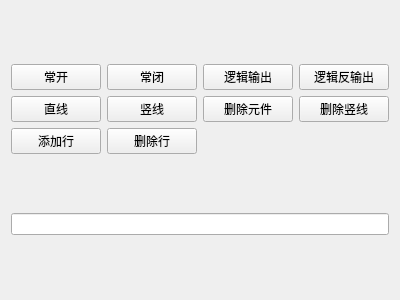
<?xml version="1.0" encoding="UTF-8"?>
<ui version="4.0">
 <class>EventSimulatorDialog</class>
 <widget class="QDialog" name="EventSimulatorDialog">
  <property name="geometry">
   <rect>
    <x>0</x>
    <y>0</y>
    <width>400</width>
    <height>300</height>
   </rect>
  </property>
  <property name="windowTitle">
   <string>Dialog</string>
  </property>
  <layout class="QVBoxLayout" name="verticalLayout">
   <item>
    <layout class="QGridLayout" name="gridLayout">
     <item row="0" column="1">
      <layout class="QGridLayout" name="gridLayout_2">
       <item row="0" column="0">
        <widget class="QPushButton" name="btnLd">
         <property name="text">
          <string>常开</string>
         </property>
         <property name="autoDefault">
          <bool>false</bool>
         </property>
        </widget>
       </item>
      </layout>
     </item>
     <item row="0" column="2">
      <layout class="QGridLayout" name="gridLayout_3">
       <item row="0" column="0">
        <widget class="QPushButton" name="btnLdi">
         <property name="text">
          <string>常闭</string>
         </property>
         <property name="autoDefault">
          <bool>false</bool>
         </property>
        </widget>
       </item>
      </layout>
     </item>
     <item row="1" column="1">
      <layout class="QGridLayout" name="gridLayout_5">
       <item row="0" column="0">
        <widget class="QPushButton" name="btnHLine">
         <property name="text">
          <string>直线</string>
         </property>
         <property name="autoDefault">
          <bool>false</bool>
         </property>
        </widget>
       </item>
      </layout>
     </item>
     <item row="0" column="4">
      <layout class="QGridLayout" name="gridLayout_12">
       <item row="0" column="0">
        <widget class="QPushButton" name="btnOout">
         <property name="text">
          <string>逻辑反输出</string>
         </property>
         <property name="autoDefault">
          <bool>false</bool>
         </property>
        </widget>
       </item>
      </layout>
     </item>
     <item row="1" column="4">
      <layout class="QGridLayout" name="gridLayout_11">
       <item row="0" column="0">
        <widget class="QPushButton" name="btnDeleteVline">
         <property name="text">
          <string>删除竖线</string>
         </property>
         <property name="autoDefault">
          <bool>false</bool>
         </property>
        </widget>
       </item>
      </layout>
     </item>
     <item row="0" column="3">
      <layout class="QGridLayout" name="gridLayout_4">
       <item row="0" column="0">
        <widget class="QPushButton" name="btnOut">
         <property name="text">
          <string>逻辑输出</string>
         </property>
         <property name="autoDefault">
          <bool>false</bool>
         </property>
        </widget>
       </item>
      </layout>
     </item>
     <item row="1" column="2">
      <layout class="QGridLayout" name="gridLayout_8">
       <item row="0" column="0">
        <widget class="QPushButton" name="btnVLine">
         <property name="text">
          <string>竖线</string>
         </property>
         <property name="autoDefault">
          <bool>false</bool>
         </property>
        </widget>
       </item>
      </layout>
     </item>
     <item row="1" column="3">
      <layout class="QGridLayout" name="gridLayout_9">
       <item row="0" column="0">
        <widget class="QPushButton" name="btnDeleteItem">
         <property name="text">
          <string>删除元件</string>
         </property>
         <property name="autoDefault">
          <bool>false</bool>
         </property>
        </widget>
       </item>
      </layout>
     </item>
     <item row="2" column="1">
      <layout class="QGridLayout" name="gridLayout_6">
       <item row="0" column="0">
        <widget class="QPushButton" name="btnAddRow">
         <property name="text">
          <string>添加行</string>
         </property>
         <property name="autoDefault">
          <bool>false</bool>
         </property>
        </widget>
       </item>
      </layout>
     </item>
     <item row="2" column="2">
      <layout class="QGridLayout" name="gridLayout_7">
       <item row="0" column="0">
        <widget class="QPushButton" name="btnDeleteRow">
         <property name="text">
          <string>删除行</string>
         </property>
         <property name="autoDefault">
          <bool>false</bool>
         </property>
        </widget>
       </item>
      </layout>
     </item>
     <item row="2" column="3">
      <layout class="QGridLayout" name="gridLayout_10"/>
     </item>
     <item row="2" column="4">
      <layout class="QGridLayout" name="gridLayout_13"/>
     </item>
    </layout>
   </item>
   <item>
    <widget class="QLineEdit" name="txtInput"/>
   </item>
  </layout>
 </widget>
 <resources/>
 <connections/>
</ui>
